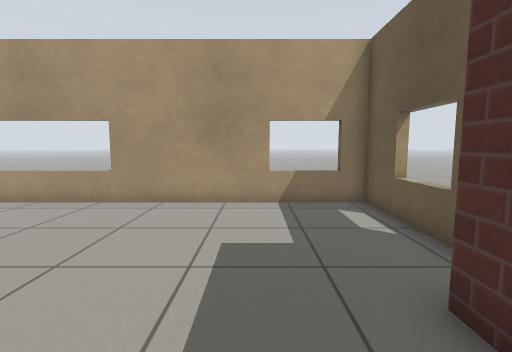
view 1 (above)

16 first-person views from a walk through a world built for the Gazebo simulator. The camera is 0.89 m above the floor, tilts 6° down and sees 85° across. The floor is counted in squares, 0.5 m on a side. Each view is taken from the middle of a square. On the plan, view 1 faces up. The plan holds only what a view shows up to about 15 squares ahead; the rest is blank. Simple patterns stand in for the simulator's built-in surfaces.

view 2
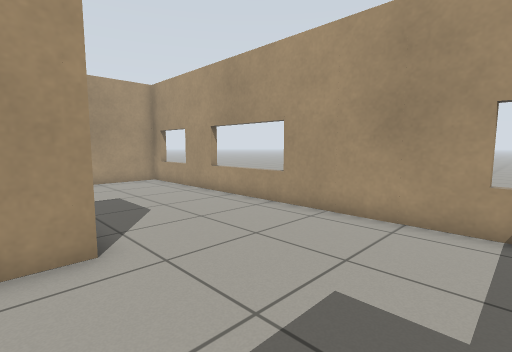

view 3
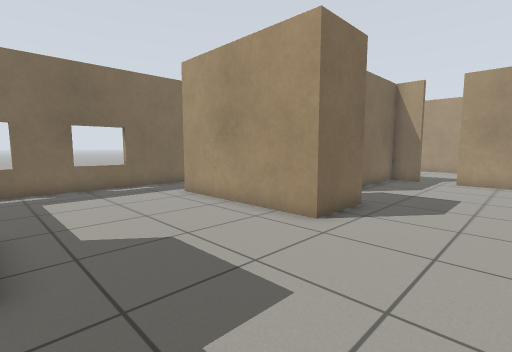

view 4
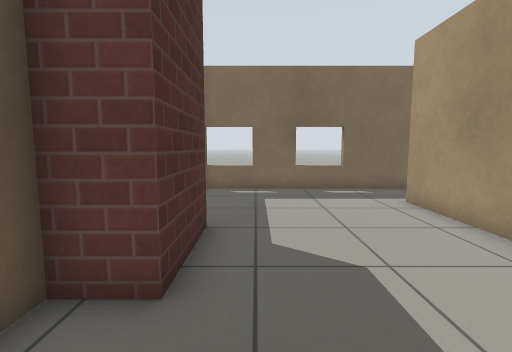

view 5
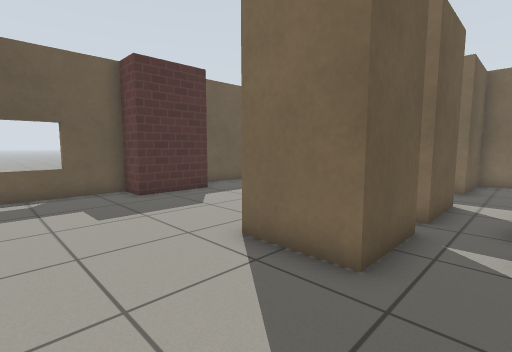

view 6
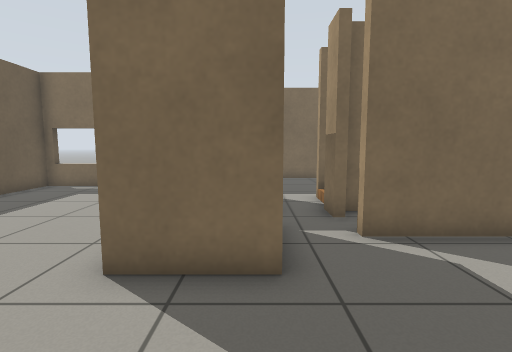

view 7
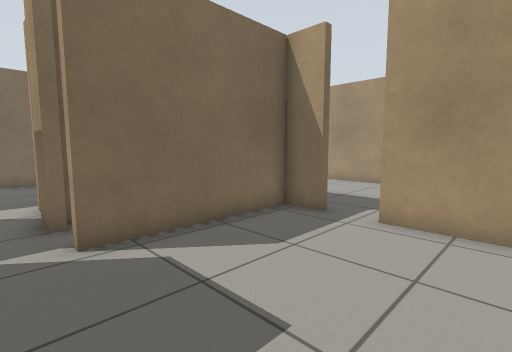

view 8
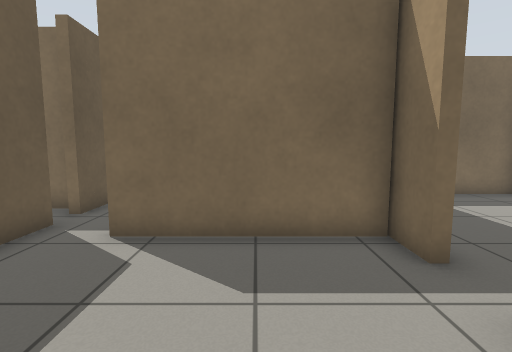

view 9
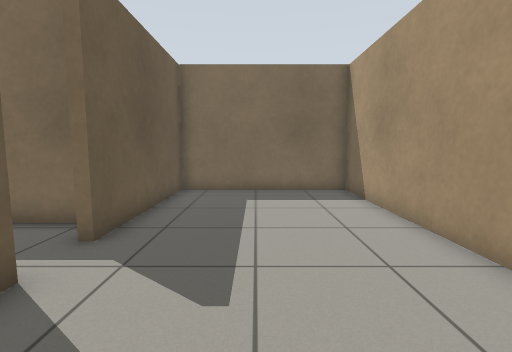

view 10
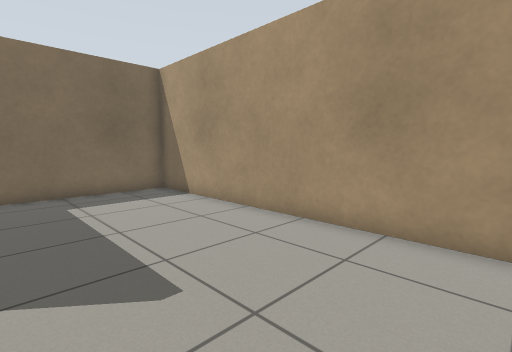

view 11
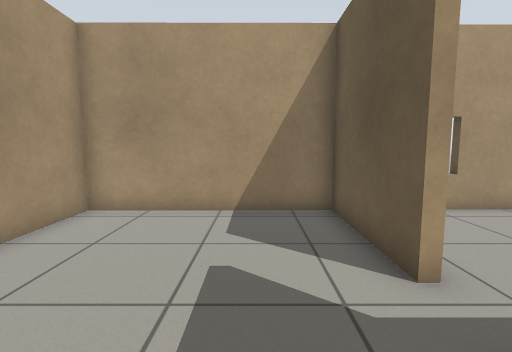

view 12
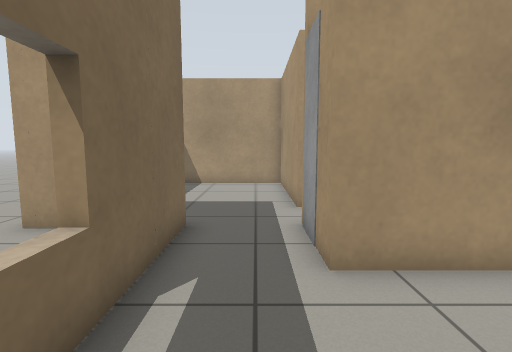

view 13
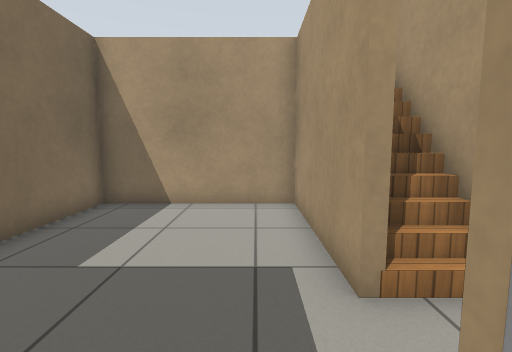

view 14
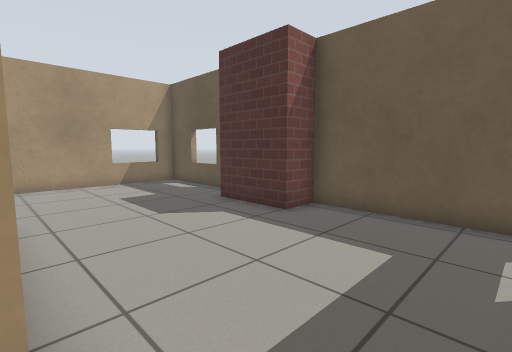

view 15
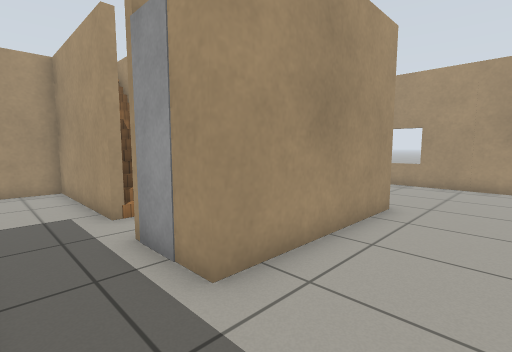

view 16
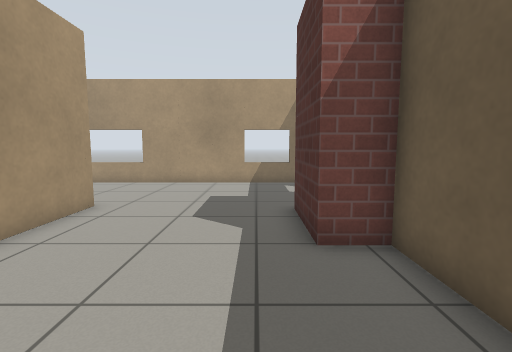

### Floor plan
Points are (right, up) in squares from view 1. A wall is a line through its corners. A room is listed if a view was taken in it or the views show most of it. See-through windows are left out.
Room 1 (views 1, 2, 3, 4, 5, 6, 7, 8, 12, 14, 15, 16)
walls: (-6.4, 0.7) (-6.4, 3.3) (-3.9, 3.3) (-3.9, -2.9) (-4.5, -2.9); (-4.4, -5.6) (3.5, -5.6) (3.5, -0.1) (2.1, -0.1) (2.1, 2.9) (3.5, 2.9) (3.5, 8.8) (-13.7, 8.8) (-13.7, 4.5); (-13.7, 3) (-13.7, 1.6) (-8, 1.6)
ways out: opening at (-14, 3.5) to room 2; opening at (-4, -4.5) to room 3; opening at (-7.5, 2); open door at (-2, 9)
Room 2 (views 9, 10, 11)
walls: (-13.9, 4.5) (-13.9, 8.8) (-20.7, 8.8) (-20.7, -3.4) (-13.9, -3.4); (-13.9, -0.5) (-13.9, 3)
ways out: opening at (-14, 3.5) to room 1; opening at (-14, -1.5); open door at (-17.3, -3.5)
Room 3 (view 13)
walls: (-6.4, -5.6) (-4.4, -5.6)
ways out: opening at (-4, -4.5) to room 1; opening at (-6, -4.5) to room 4; open door at (-5, -6)
objects: door leaf (-5, -3)
Room 4 (no view inside)
walls: (-8.1, -2.9) (-13.6, -2.9); (-13.7, -3.4) (-13.7, -8.8) (-6.4, -8.8) (-6.4, -5.6)
ways out: opening at (-6, -4.5) to room 3; opening at (-7.5, -3)

Where each view was taken, in squares from view 1:
view 1: 0 up, 0 right, facing up
view 2: 2 up, 1 right, facing up-left
view 3: 7 up, 2 right, facing down-left
view 4: 6 up, 1 right, facing down
view 5: 7 up, 8 left, facing down-right
view 6: 7 up, 6 left, facing down
view 7: 7 up, 7 left, facing down-left
view 8: 7 up, 11 left, facing down
view 9: 8 up, 17 left, facing down
view 10: 8 up, 15 left, facing down-left
view 11: 1 up, 16 left, facing up
view 12: 4 down, 0 right, facing left
view 13: 4 down, 5 left, facing left
view 14: 5 down, 4 left, facing up-right
view 15: 5 down, 1 left, facing up-left
view 16: 5 down, 1 right, facing up
